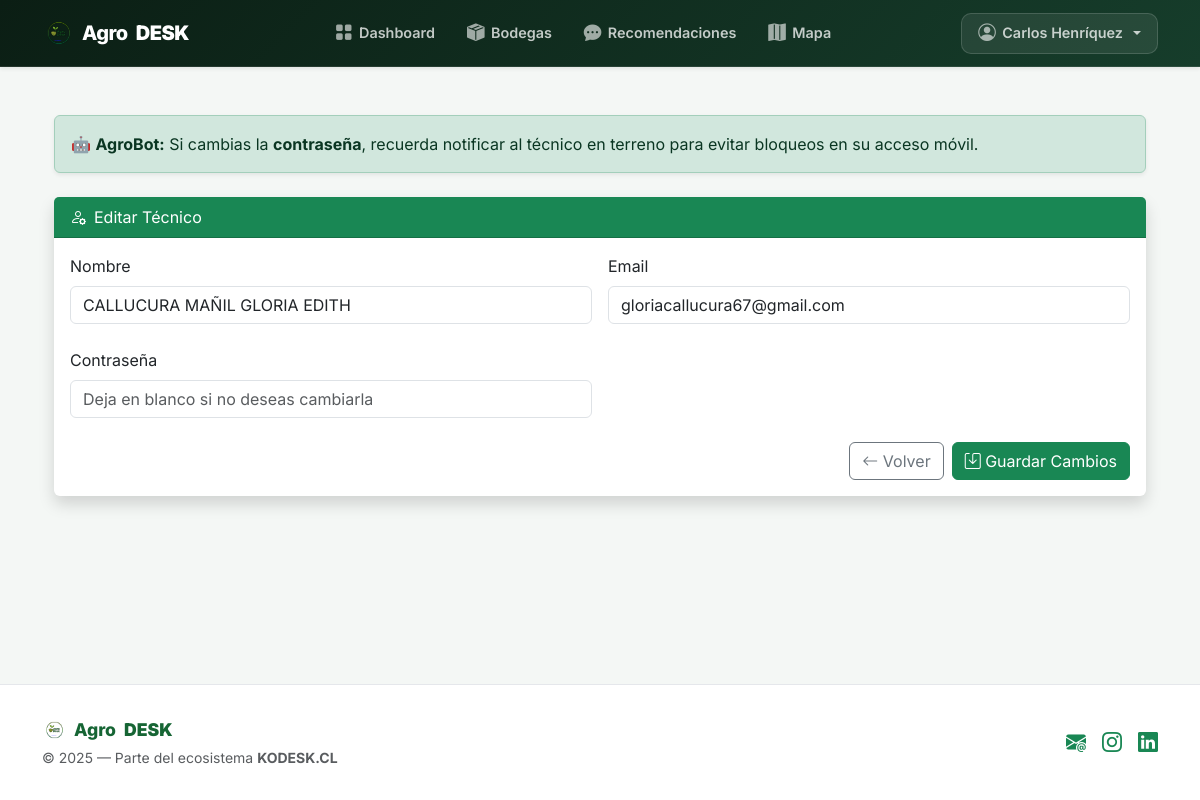
The app's page /admin/editar_tecnico/46 (signed in) with its own data.
### app/models.py (models this page shows, shortened)
@declarative_mixin
class TenantMixin:
    @declared_attr
    def empresa_id(cls):
        return db.Column(db.Integer, db.ForeignKey("empresas.id"), nullable=False, index=True)

class User(db.Model, UserMixin, TenantMixin):
    __tablename__ = "users"
    id = db.Column(db.Integer, primary_key=True)
    name = db.Column(db.String(100), nullable=False)
    email = db.Column(db.String(150), nullable=False, index=True)
    telefono = db.Column(db.String(20))  # Nuevo campo de teléfono
    password = db.Column(db.String(200), nullable=False)
    role = db.Column(db.String(20), nullable=False, index=True)  # "admin" | "tecnico"
    created_by = db.Column(db.Integer, db.ForeignKey("users.id"))
    __table_args__ = (
        UniqueConstraint("empresa_id", "email", name="uq_user_email_empresa"),
    )
    creador = db.relationship("User", remote_side=[id], backref="tecnicos_creados")
    huertos_asignados = db.relationship("Huerto", back_populates="responsable", lazy=True)
    bodegas_asignadas = db.relationship(
        "Bodega",
        secondary=tecnico_bodega,
        back_populates="tecnicos_asignados",
        lazy="dynamic",
    )

### app/routes/admin.py (the view, shortened to what this page needs)
@admin_bp.route("/editar_tecnico/<int:tecnico_id>", methods=["GET", "POST"])
@login_required
@admin_required
def editar_tecnico(tecnico_id):
    tecnico = User.query.filter_by(id=tecnico_id, role="tecnico", empresa_id=current_user.empresa_id, created_by=current_user.id).first_or_404()
    form = CreateTechnicianForm(obj=tecnico)  # Reutiliza el mismo formulario
    return render_template("admin/editar_tecnico.html", form=form, tecnico=tecnico)

### app/forms.py
class CreateTechnicianForm(FlaskForm):
    name = StringField("Nombre", validators=[InputRequired()])
    email = StringField("Email", validators=[Email()])
    telefono = StringField("Teléfono", validators=[Optional(), Length(max=20)])
    password = PasswordField("Contraseña", validators=[InputRequired(), Length(min=6)])
    submit = SubmitField("Crear Técnico")

### app/routes/admin.py (called while the page is built)
def admin_required(f):
    @wraps(f)
    def decorated(*args, **kwargs):
        if not current_user.is_authenticated or current_user.role != "admin":
            flash("Acceso solo permitido a administradores.", "danger")
            return redirect(url_for("auth.login"))
        return f(*args, **kwargs)
    return decorated

@admin_bp.app_context_processor
def inject_timeline_utils():
    def tipo_color(tipo):
        return {
            "fertilizacion": "bg-fertilizacion",
            "riego": "bg-riego",
            "poda": "bg-poda",
            "cosecha": "bg-cosecha",
            "control_plagas": "bg-control_plagas",
            "otra": "bg-otra",
        }.get(tipo, "bg-otra")
    def tipo_icono(tipo):
        return {
            "fertilizacion": "bi-droplet-half",
            "riego": "bi-water",
            "poda": "bi-scissors",
            "cosecha": "bi-basket",
            "control_plagas": "bi-bug",
            "otra": "bi-gear",
        }.get(tipo, "bi-gear")
    return dict(tipo_color=tipo_color, tipo_icono=tipo_icono)

### app/templates/admin/editar_tecnico.html (shortened to what this page needs)
{% extends "base.html" %}
{% block content %}
<div class="container py-5 fade-in">
  <div class="alert alert-success shadow-sm mb-4">
    🤖 <strong>AgroBot:</strong> Si cambias la <b>contraseña</b>, recuerda notificar al técnico en terreno para evitar bloqueos en su acceso móvil.
  </div>
  <div class="card shadow border-0">
    <div class="card-header bg-success text-white d-flex align-items-center">
      <i class="bi bi-person-gear me-2"></i> Editar Técnico
    </div>
    <div class="card-body">
      <form method="POST">
        <div class="row g-3">
          <div class="col-md-6">
            {{ form.name.label(class="form-label") }}
            {{ form.name(class="form-control") }}
          </div>
          <div class="col-md-6">
            {{ form.email.label(class="form-label") }}
            {{ form.email(class="form-control") }}
          </div>
        </div>
        <div class="row g-3 mt-2">
          <div class="col-md-6">
            {{ form.password.label(class="form-label") }}
            {{ form.password(class="form-control", placeholder="Deja en blanco si no deseas cambiarla") }}
          </div>
        </div>
        <div class="d-flex justify-content-end gap-2 mt-4">
          <a href="{{ url_for('admin.admin_dashboard') }}" class="btn btn-outline-secondary">
            <i class="bi bi-arrow-left"></i> Volver
          </a>
          <button type="submit" class="btn btn-success">
            <i class="bi bi-save"></i> Guardar Cambios
          </button>
        </div>
      </form>
    </div>
  </div>
</div>
{% endblock %}

### app/templates/base.html (shortened to what this page needs)
<!DOCTYPE html>
<html lang="es">
<head>
  <link href="https://cdn.jsdelivr.net/npm/bootstrap@5.3.0/dist/css/bootstrap.min.css" rel="stylesheet">
  <link href="https://cdn.jsdelivr.net/npm/bootstrap-icons@1.11.3/font/bootstrap-icons.css" rel="stylesheet">
  <link rel="stylesheet" href="https://cdn.datatables.net/1.13.4/css/dataTables.bootstrap5.min.css">
  <link rel="stylesheet" href="https://unpkg.com/leaflet@1.9.4/dist/leaflet.css"/>
  <link rel="stylesheet" href="https://unpkg.com/leaflet-draw@1.0.4/dist/leaflet.draw.css"/>
</head>
<body>
<nav class="navbar navbar-expand-lg navbar-agro sticky-top shadow-sm">
  <div class="container">
    <a class="navbar-brand" href="{{ url_for('main.index') }}">
      <img src="{{ url_for('static', filename='img/logoagrodesk.svg') }}" alt="AgroDesk Logo" style="width: 32px; height: 32px; object-fit: contain;">
      Agro<b>DESK</b>
    </a>
    <div class="collapse navbar-collapse" id="navbarNav">
      <ul class="navbar-nav mx-auto">
        {% if current_user.is_authenticated %}
          {% if current_user.role == 'admin' %}
            <li class="nav-item"><a class="nav-link" href="{{ url_for('admin.admin_dashboard') }}"><i class="bi bi-grid-fill"></i> Dashboard</a></li>
            <li class="nav-item"><a class="nav-link" href="{{ url_for('admin.listar_bodegas') }}"><i class="bi bi-box-seam-fill"></i> Bodegas</a></li>
            <li class="nav-item"><a class="nav-link" href="{{ url_for('admin.recomendar') }}"><i class="bi bi-chat-dots-fill"></i> Recomendaciones</a></li>
            <li class="nav-item"><a class="nav-link" href="{{ url_for('geo.mapa') }}"><i class="bi bi-map-fill"></i> Mapa</a></li>
          {% endif %}
        {% endif %}
      </ul>
      <ul class="navbar-nav align-items-center">
        {% if current_user.is_authenticated %}
          <li class="nav-item dropdown user-dropdown">
            <a class="nav-link dropdown-toggle" href="#" id="navbarUser" data-bs-toggle="dropdown">
              <i class="bi bi-person-circle"></i> {{ current_user.name }}
            </a>
          </li>
        {% else %}
          <li class="nav-item">
            <a class="nav-link" href="{{ url_for('auth.login') }}"><i class="bi bi-box-arrow-in-right"></i> Iniciar sesión</a>
          </li>
        {% endif %}
      </ul>
    </div>
  </div>
</nav>
<main class="flex-grow-1">
  <div class="container">
    {% block content %}{% endblock %}
  </div>
</main>
<footer class="mt-auto">
  <div class="container">
    <div class="d-flex flex-column flex-md-row justify-content-between align-items-center">
      <div class="mb-3 mb-md-0">
        <a href="{{ url_for('main.index') }}" class="footer-brand d-flex align-items-center gap-2">
          <img src="{{ url_for('static', filename='img/logoagrodesk.svg') }}" alt="Logo" style="width: 24px; height: 24px;">
          Agro<b>DESK</b>
        </a>
        <div class="small text-muted mt-1">
          &copy; {{ current_year or "2025" }} — Parte del ecosistema <strong>KODESK.CL</strong>
        </div>
      </div>
      <div class="d-flex gap-3">
        <a href="mailto:contacto@agrosmart.cl" class="text-success fs-5" title="Contáctanos">
          <i class="bi bi-envelope-at-fill"></i>
        </a>
        <a href="https://www.instagram.com/" target="_blank" class="text-success fs-5" title="Instagram">
          <i class="bi bi-instagram"></i>
        </a>
        <a href="https://www.linkedin.com/" target="_blank" class="text-success fs-5" title="LinkedIn">
          <i class="bi bi-linkedin"></i>
        </a>
      </div>
    </div>
  </div>
</footer>
</body>
</html>

### app/templates/base.html (style rules this page uses)
.card { transition: transform .15s ease-in-out; }
html, body { height: 100%; font-family: 'Inter', sans-serif; }
body { background: #f4f7f5; min-height: 100vh; display: flex; flex-direction: column; }
main { flex: 1 0 auto; }
.navbar-agro { background: linear-gradient(135deg, #0b1e14 0%, #163d2b 100%); border-bottom: 1px solid rgba(255,255,255,0.1); backdrop-filter: blur(10px); padding: 0.75rem 0; box-shadow: 0 4px 20px rgba(0,0,0,0.15); }
.navbar-brand { font-weight: 800; font-size: 1.25rem; letter-spacing: -0.5px; display: flex; align-items: center; gap: 0.5rem; color: #fff !important; }
.nav-link { color: rgba(255,255,255,0.75) !important; font-weight: 600; font-size: 0.9rem; padding: 0.5rem 1rem !important; border-radius: 8px; transition: all 0.2s ease; display: flex; align-items: center; gap: 0.4rem; }
.nav-link i { font-size: 1.1rem; opacity: 0.8; }
.user-dropdown .dropdown-toggle { background: rgba(255,255,255,0.08); border: 1px solid rgba(255,255,255,0.15); border-radius: 10px; padding: 0.4rem 1rem !important; }
footer { flex-shrink: 0; background: #fff; border-top: 1px solid #e5e7eb; color: #6b7280; padding: 2rem 0; }
.footer-brand { color: #166534; font-weight: 800; font-size: 1.1rem; text-decoration: none; }

### app/templates/admin/editar_tecnico.html (style rules this page uses)
.fade-in { animation: fadeIn .6s ease both; }

### records on screen
User: name "Carlos Henríquez"
User: name "CALLUCURA MAÑIL GLORIA EDITH", email "gloriacallucura67@gmail.com"

### other values on screen
{{ current_year or "2025" }} "2025"
